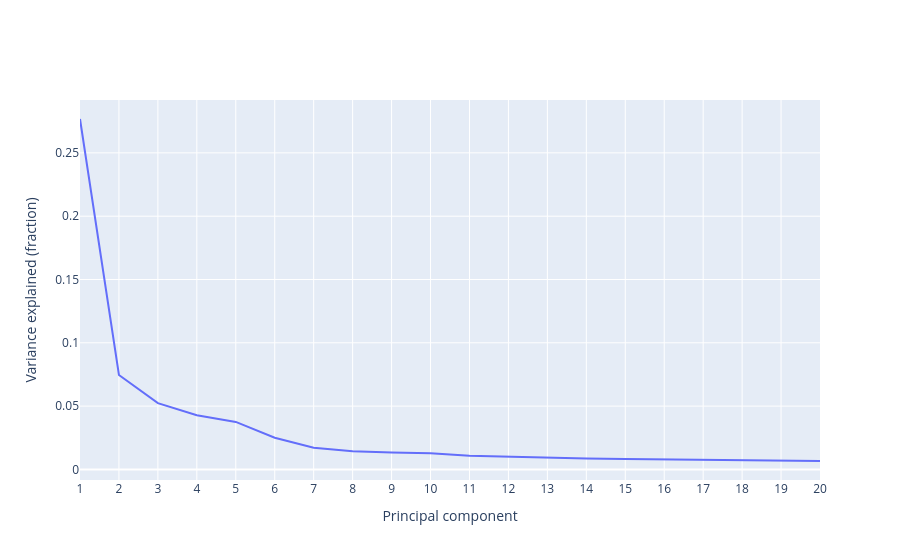

Notebook code cell kept with this figure:
### Code cell
# Create a numpy array from 1 up to the length of the fracs vector
x = np.arange(1, len(fracs) + 1)

# Put the fracs into a numpy array
y = np.array(fracs)

# Plotting the variance explained by each principal component
fig = go.Figure(data = go.Scatter(x = x, y = y))
fig.update_layout(xaxis_title = 'Principal component', 
                  yaxis_title = 'Variance explained (fraction)', 
                  xaxis = dict(dtick = 1.0)) 
fig.show()

### Figure 1 — Plotly figure (JSON) as saved in the notebook; plotly's stock layout.template omitted (floating-point values rounded to 4 significant figures)
{"data": [{"type": "scatter", "x": [1, 2, 3, 4, 5, 6, 7, 8, 9, 10, 11, 12, 13, 14, 15, 16, 17, 18, 19, 20], "y": [0.2768, 0.07462, 0.05241, 0.0428, 0.03753, 0.025, 0.01713, 0.01428, 0.01331, 0.01279, 0.01076, 0.009927, 0.009092, 0.008609, 0.008284, 0.007856, 0.007712, 0.007342, 0.006775, 0.006663]}], "layout": {"xaxis": {"dtick": 1, "title": {"text": "Principal component"}}, "yaxis": {"title": {"text": "Variance explained (fraction)"}}}}
